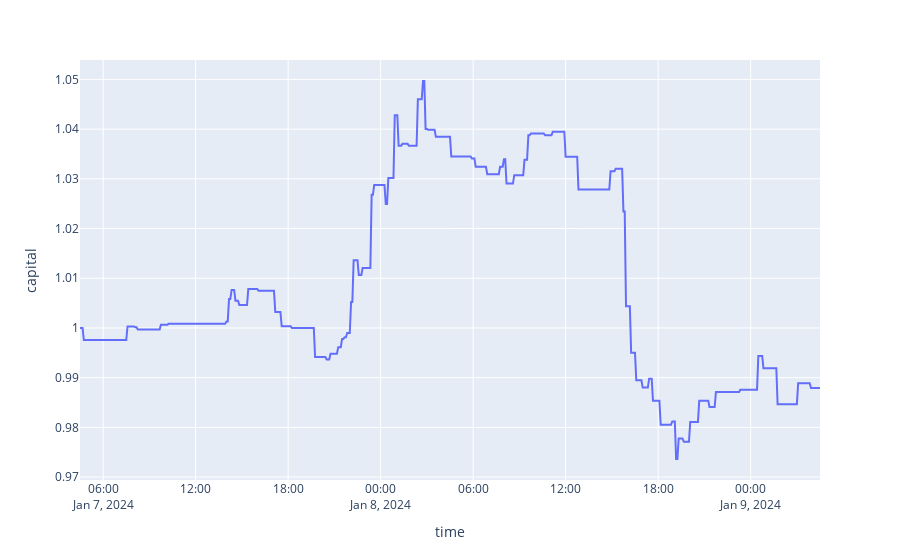

Notebook code cell kept with this figure:
### Code cell
capital = 1
df['capital'] = 0
df_len = df.shape[0]
capital_ls = []
price_in = None

for ix in range(0, df_len):
    if ix < df_len - 1:
        row = df.iloc[ix]
        next_row = df.iloc[ix + 1]
        best_ask = row['best_ask']
        
        if row['prediction'] == 1:
            if price_in == None:
                price_in = row['best_bid']
        else:
            if price_in:
                pnl = (price_in - best_ask) / price_in
                # alog.info((pnl, price_in, best_ask))
                capital = capital + (capital * pnl * (1 - 0.005))
                
            price_in = None
            
    #alog.info(capital)
    capital_ls.append(capital)

df['capital'] = np.asarray(capital_ls)
print(df)
px.line(df, y='capital', height=700)

### Figure 1 — Plotly figure (JSON) as saved in the notebook; plotly's stock layout.template omitted (floating-point values rounded to 4 significant figures; data arrays with more than 128 entries replaced by an {"elided": "..."} marker saying what was removed)
{"data": [{"hovertemplate": "time=%{x}<br>capital=%{y}<extra></extra>", "legendgroup": "", "line": {"color": "#636efa", "dash": "solid"}, "marker": {"symbol": "circle"}, "mode": "lines", "name": "", "orientation": "v", "showlegend": false, "type": "scatter", "x": {"elided": "577 str values"}, "xaxis": "x", "y": {"elided": "577 float values"}, "yaxis": "y"}], "layout": {"autosize": true, "legend": {"tracegroupgap": 0}, "margin": {"t": 60}, "xaxis": {"anchor": "y", "autorange": true, "domain": [0, 1], "range": ["2024-01-07 04:30", "2024-01-09 04:30"], "title": {"text": "time"}, "type": "date"}, "yaxis": {"anchor": "x", "autorange": true, "domain": [0, 1], "range": [0.9694, 1.054], "title": {"text": "capital"}, "type": "linear"}}}
